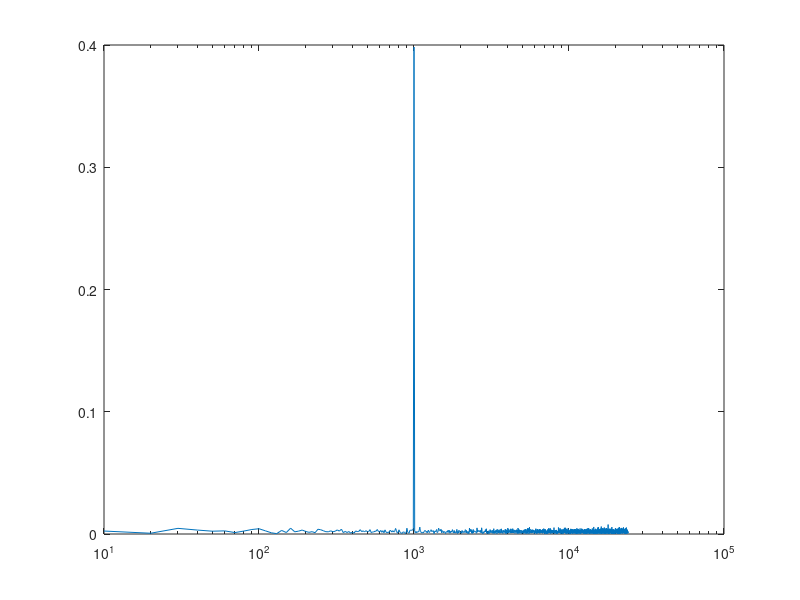

Reproduce this figure in MATLAB.
%%%%%%%%%%%%%%%%%%%%%%%%%%%%%%%%%%%%%%%%%%%%%%%%%%%%%%%%%%%%%%%%%%%%%%%%%%%
%   Cálculo do fator de correção utilizando três métodos
%   TODO: melhorar essa descrição
%
%   Felipe Ramos de Mello - 22/03/2023
%   felipe.mello@eac.ufsm.br
%
%%%%%%%%%%%%%%%%%%%%%%%%%%%%%%%%%%%%%%%%%%%%%%%%%%%%%%%%%%%%%%%%%%%%%%%%%%%
%% Cleaning service

clc; close all; clear all;

%%%%%%%%%%%%%%%%%%%%%%%%%%%%%%%%%%%%%%%%%%%%%%%%%%%%%%%%%%%%%%%%%%%%%%%%%%%
%% Test signal

fs = 48000;

intendedRMS = 0.4; % in Pa peak
amp = intendedRMS .* sqrt(2); % in Pa RMS

nSamples = 2^18; % Not an exact cycle
freq = 1000;

phase = 0; % arbitrary phase shift
timeVector = (0:nSamples-1)'./fs;
noise = (amp./5) .* randn(size(timeVector));
testSignal = amp .* sin(2*pi*freq*timeVector + phase) + noise;

%%%%%%%%%%%%%%%%%%%%%%%%%%%%%%%%%%%%%%%%%%%%%%%%%%%%%%%%%%%%%%%%%%%%%%%%%%%
%% Calibration Factor via RMS in time domain

fc_timeDomain = 1 ./ rms(testSignal);

%%%%%%%%%%%%%%%%%%%%%%%%%%%%%%%%%%%%%%%%%%%%%%%%%%%%%%%%%%%%%%%%%%%%%%%%%%%
%% Calibration Factor via RMS in frequency domain with FFT

% First step is to guarantee that we have a test signal with full cycles
nCycles = 100;
nSamplesFullCycle = (1/freq)*fs*nCycles; % Number of samples to retrieve nCycles

% Apply the fft to the chopped signal
testSpectrum = fft(testSignal(1:nSamplesFullCycle));
testSpectrum = testSpectrum(1:nSamplesFullCycle/2+1) / nSamplesFullCycle;
testSpectrum(2:end) = sqrt(2).*testSpectrum(2:end);

% Frequency vector and visualization
freqVector = (0:length(testSpectrum)-1) * (fs/nSamplesFullCycle);
semilogx(freqVector, abs(testSpectrum));

% Calibration Factor (should be equal to time domain)
fc_freqDomain = 1 / max(abs(testSpectrum));

%%%%%%%%%%%%%%%%%%%%%%%%%%%%%%%%%%%%%%%%%%%%%%%%%%%%%%%%%%%%%%%%%%%%%%%%%%%
%% Calibration Factor via Goertzel Algorithm (freq domain)